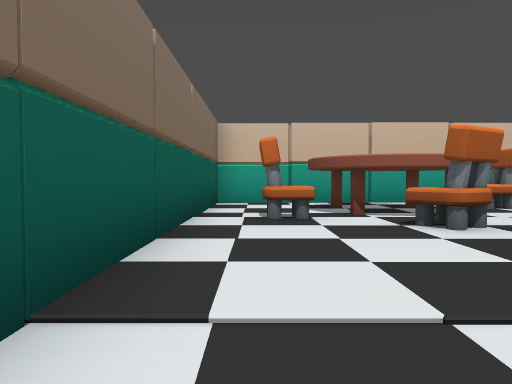
View 1 (above)

22 first-person views from a walk through a 3-D level made in the Godot game engine. The camera is 1.2 m above the floor, tilts 2° down and sees 70° across. The floor is counted in squares, 2 m on a side. Each view is taken from the middle of a square. On the plan, view 1 faces up. The plan holds only what a view shows up to about 10 squares ahead; the rest is blank. Some surface patterns are stand-ins.

View 2
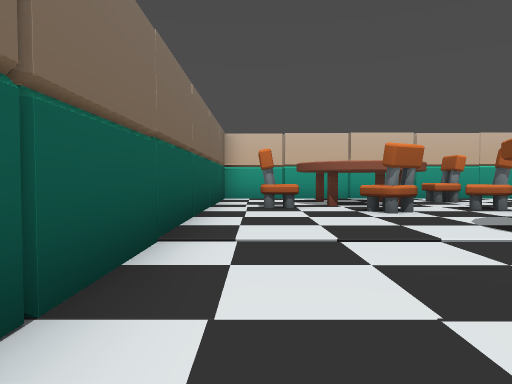

View 3
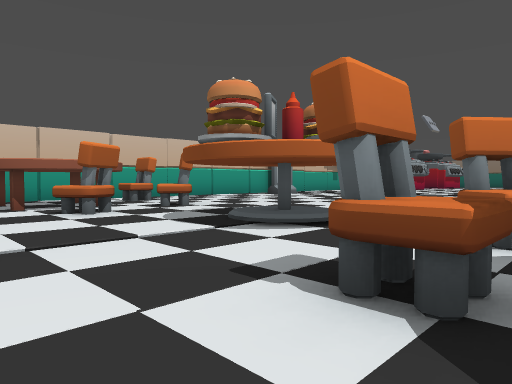

View 4
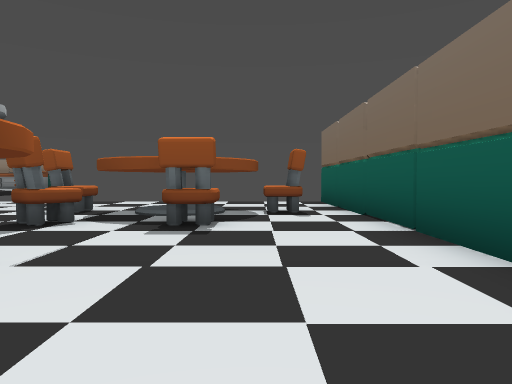

View 5
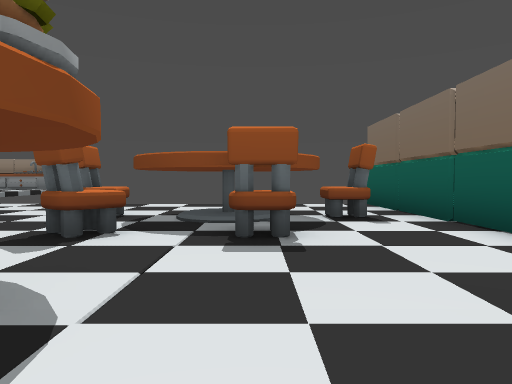

View 6
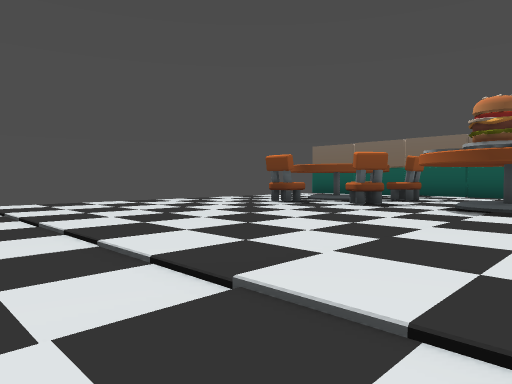

View 7
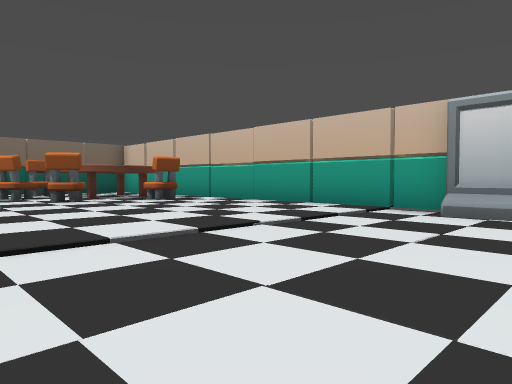

View 8
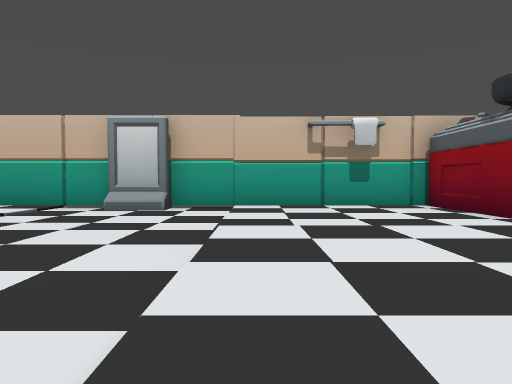

View 9
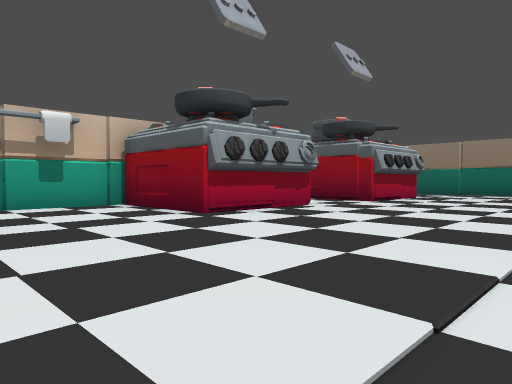

View 10
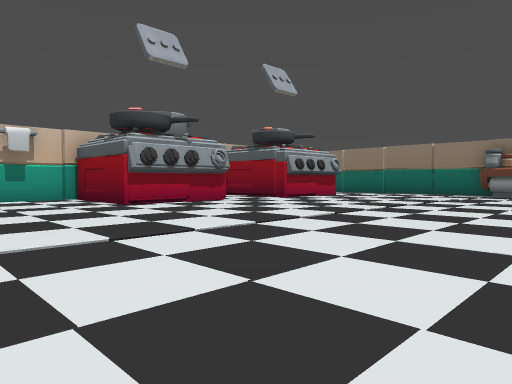

View 11
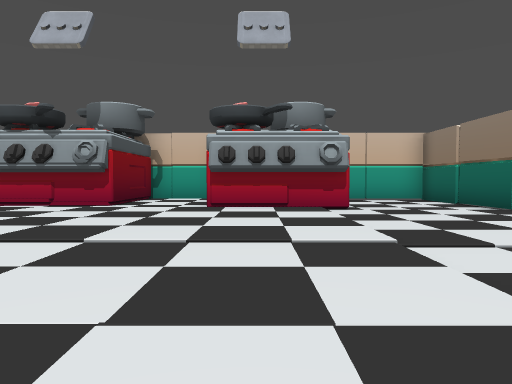

View 12
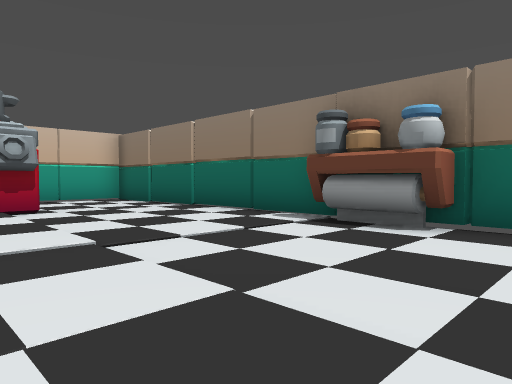

View 13
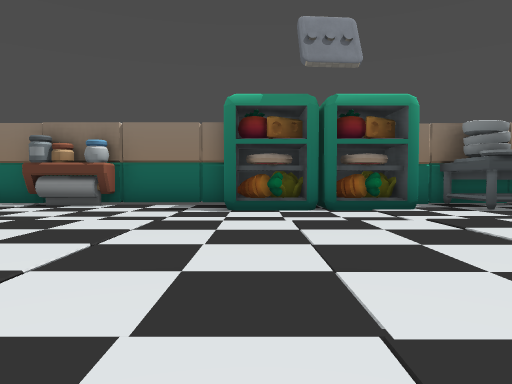

View 14
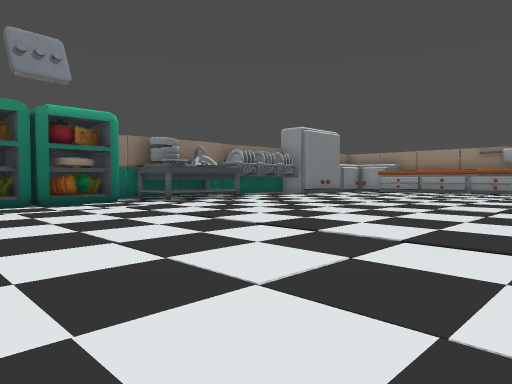

View 15
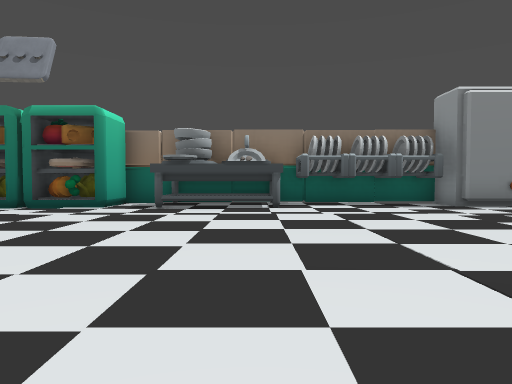

View 16
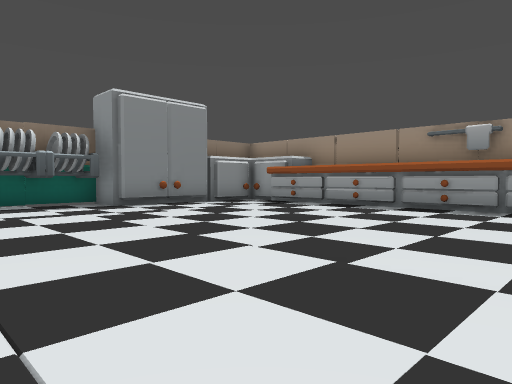

View 17
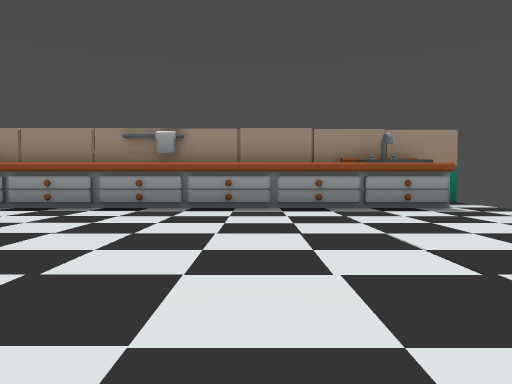

View 18
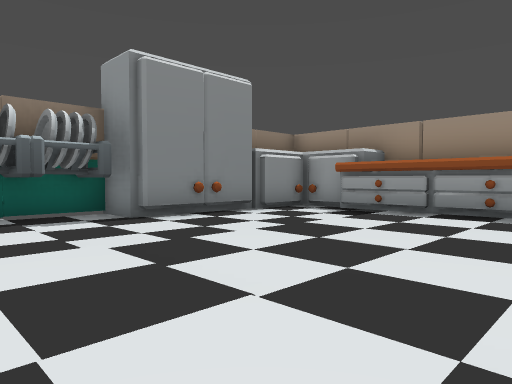

View 19
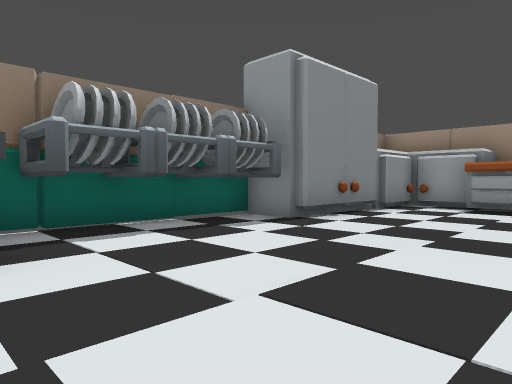

View 20
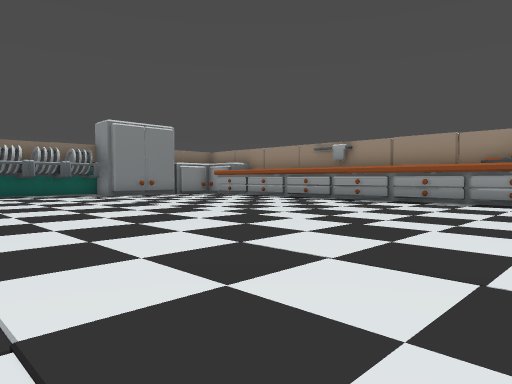

View 21
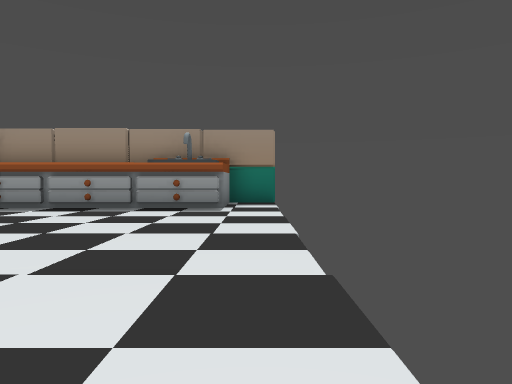

View 22
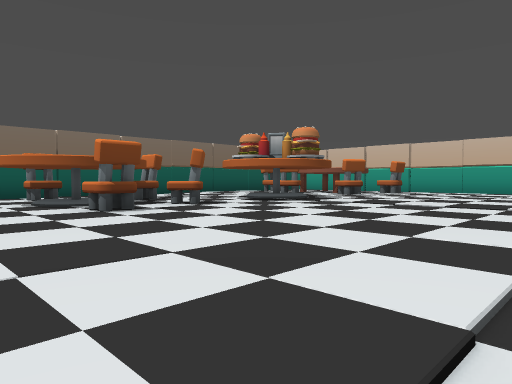

### Floor plan
Key: @ floor where view 1 was taken; # wall or solid block; x gap in a wall; . floor; C chair.
Columns run from 1 left of view 1 to 31 right of it. Each row starts with its distance up from view 1.
 10                  ####        #
  9 ### ##############..#        .
  8 #.###  .............# #..    ..##
  7 #.####C.............###..    ...#
  6 #C.###..............###..####...#
  5 #..C.CC.........................#
  4 #..C............................#
  3 #....  .........................#
  2 #...###.........................#
  1 #...###.......  ...............##
  0 #@............  ...............##
 -1 #..C.C.......   ................#
 -2 #..##........   ....    ........#
 -3 #C###xC......       ............#
 -4 #.. #........       ..........###
 -5 #............       ..........##
 -6 #...... .....       ..........##
 -7                      .........###
 -8                      ...........#
 -9                      .........###
-10                 .... .........##
-11                 ..............#
-12                 ..............#
-13                 ..............##
-14                 ..............##
-15                 ...............#
-16                 ..............##
-17                 ..............#
-18                 ..............##
-19                 ...............#
-20                 .############.##
-21                 .#          ###
-22                ###

Where each view was taken, in squares from view 1:
view 1: 0 up, 0 right, facing up
view 2: 2 down, 0 right, facing up
view 3: 2 down, 0 right, facing up-right
view 4: 4 up, 1 right, facing down
view 5: 3 up, 2 right, facing down
view 6: 3 up, 12 right, facing down-left
view 7: 2 up, 14 right, facing up-left
view 8: 1 up, 15 right, facing up
view 9: 1 up, 15 right, facing up-right
view 10: 2 down, 15 right, facing up-right
view 11: 2 down, 25 right, facing up
view 12: 2 down, 25 right, facing up-right
view 13: 4 down, 21 right, facing right
view 14: 3 down, 19 right, facing down-right
view 15: 11 down, 20 right, facing right
view 16: 12 down, 20 right, facing down-right
view 17: 12 down, 20 right, facing down
view 18: 13 down, 23 right, facing down-right
view 19: 11 down, 25 right, facing down-right
view 20: 10 down, 15 right, facing down-right
view 21: 12 down, 15 right, facing down
view 22: 6 down, 11 right, facing up-left
